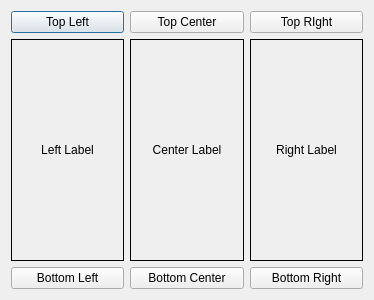
<?xml version="1.0" encoding="UTF-8"?>
<ui version="4.0">
 <class>Dialog</class>
 <widget class="QDialog" name="Dialog">
  <property name="geometry">
   <rect>
    <x>0</x>
    <y>0</y>
    <width>374</width>
    <height>300</height>
   </rect>
  </property>
  <property name="windowTitle">
   <string>Dialog</string>
  </property>
  <layout class="QGridLayout" name="gridLayout">
   <item row="0" column="0">
    <widget class="QPushButton" name="pushButton">
     <property name="text">
      <string>Top Left</string>
     </property>
    </widget>
   </item>
   <item row="0" column="1">
    <widget class="QPushButton" name="pushButton_2">
     <property name="text">
      <string>Top Center</string>
     </property>
    </widget>
   </item>
   <item row="0" column="2">
    <widget class="QPushButton" name="pushButton_3">
     <property name="text">
      <string>Top RIght</string>
     </property>
    </widget>
   </item>
   <item row="1" column="0">
    <widget class="QLabel" name="label">
     <property name="frameShape">
      <enum>QFrame::Box</enum>
     </property>
     <property name="text">
      <string>Left Label</string>
     </property>
     <property name="alignment">
      <set>Qt::AlignCenter</set>
     </property>
    </widget>
   </item>
   <item row="1" column="1">
    <widget class="QLabel" name="label_2">
     <property name="frameShape">
      <enum>QFrame::Box</enum>
     </property>
     <property name="text">
      <string>Center Label</string>
     </property>
     <property name="alignment">
      <set>Qt::AlignCenter</set>
     </property>
    </widget>
   </item>
   <item row="1" column="2">
    <widget class="QLabel" name="label_3">
     <property name="frameShape">
      <enum>QFrame::Box</enum>
     </property>
     <property name="text">
      <string>Right Label</string>
     </property>
     <property name="alignment">
      <set>Qt::AlignCenter</set>
     </property>
    </widget>
   </item>
   <item row="2" column="0">
    <widget class="QPushButton" name="pushButton_4">
     <property name="text">
      <string>Bottom Left</string>
     </property>
    </widget>
   </item>
   <item row="2" column="1">
    <widget class="QPushButton" name="pushButton_5">
     <property name="text">
      <string>Bottom Center</string>
     </property>
    </widget>
   </item>
   <item row="2" column="2">
    <widget class="QPushButton" name="pushButton_6">
     <property name="text">
      <string>Bottom Right</string>
     </property>
    </widget>
   </item>
  </layout>
 </widget>
 <layoutdefault spacing="6" margin="11"/>
 <resources/>
 <connections/>
</ui>
